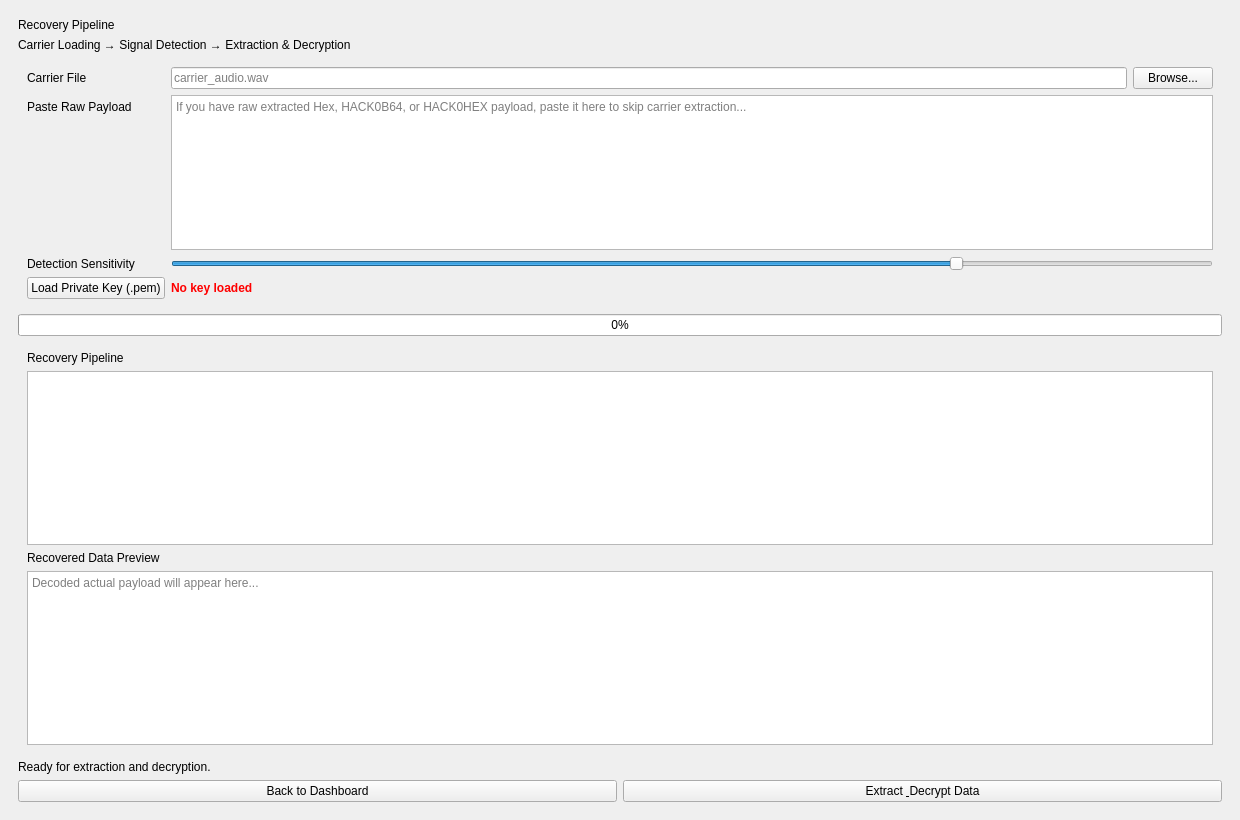
<?xml version="1.0" encoding="UTF-8"?>
<ui version="4.0">
 <class>RecoveryWindow</class>
 <widget class="QMainWindow" name="RecoveryWindow">
  <property name="geometry"><rect><x>0</x><y>0</y><width>1240</width><height>820</height></rect></property>
  <property name="windowTitle"><string>Recovery</string></property>
  <widget class="QWidget" name="centralwidget">
   <layout class="QVBoxLayout" name="verticalLayout">
    <item><widget class="QFrame" name="rootPanel">
      <layout class="QVBoxLayout" name="verticalLayout_2">
       <item><widget class="QLabel" name="titleLabel"><property name="text"><string>Recovery Pipeline</string></property></widget></item>
       <item><widget class="QLabel" name="subTitleLabel"><property name="text"><string>Carrier Loading → Signal Detection → Extraction &amp; Decryption</string></property></widget></item>
       <item><widget class="QFrame" name="card">
         <layout class="QFormLayout" name="formLayout">
          <item row="0" column="0"><widget class="QLabel" name="labelCarrier"><property name="text"><string>Carrier File</string></property></widget></item>
          <item row="0" column="1">
           <layout class="QHBoxLayout" name="horizontalLayoutCarrier">
            <item><widget class="QLineEdit" name="carrierFileInput"><property name="placeholderText"><string>carrier_audio.wav</string></property></widget></item>
            <item><widget class="QPushButton" name="btnBrowseCarrier"><property name="text"><string>Browse...</string></property></widget></item>
           </layout>
          </item>
          <item row="1" column="0"><widget class="QLabel" name="labelPayload"><property name="text"><string>Paste Raw Payload</string></property></widget></item>
          <item row="1" column="1">
            <widget class="QPlainTextEdit" name="rawPayloadInput">
             <property name="placeholderText"><string>If you have raw extracted Hex, HACK0B64, or HACK0HEX payload, paste it here to skip carrier extraction...</string></property>
             <property name="maximumHeight"><number>60</number></property>
            </widget>
          </item>
          <item row="2" column="0"><widget class="QLabel" name="labelSensitivity"><property name="text"><string>Detection Sensitivity</string></property></widget></item>
          <item row="2" column="1"><widget class="QSlider" name="sensitivitySlider"><property name="orientation"><enum>Qt::Horizontal</enum></property><property name="value"><number>75</number></property></widget></item>
          <item row="3" column="0"><widget class="QPushButton" name="btnLoadKey"><property name="text"><string>Load Private Key (.pem)</string></property></widget></item>
          <item row="3" column="1"><widget class="QLabel" name="rsaKeyStatus"><property name="text"><string>No key loaded</string></property><property name="styleSheet"><string>color: red; font-weight: bold;</string></property></widget></item>
         </layout>
       </widget></item>
       <item><widget class="QProgressBar" name="progressBar"><property name="value"><number>0</number></property></widget></item>
       <item>
        <widget class="QFrame" name="card">
         <layout class="QVBoxLayout" name="verticalLayout_3">
          <item><widget class="QLabel" name="pipelineLabel"><property name="text"><string>Recovery Pipeline</string></property></widget></item>
          <item><widget class="QListWidget" name="pipelineList"/></item>
          <item><widget class="QLabel" name="previewLabel"><property name="text"><string>Recovered Data Preview</string></property></widget></item>
          <item><widget class="QPlainTextEdit" name="previewText"><property name="placeholderText"><string>Decoded actual payload will appear here...</string></property></widget></item>
         </layout>
        </widget>
       </item>
       <item><widget class="QLabel" name="statusLabel"><property name="text"><string>Ready for extraction and decryption.</string></property></widget></item>
       <item>
        <layout class="QHBoxLayout" name="horizontalLayout">
         <item><widget class="QPushButton" name="backButton"><property name="text"><string>Back to Dashboard</string></property></widget></item>
         <item><widget class="QPushButton" name="processButton"><property name="text"><string>Extract &amp; Decrypt Data</string></property></widget></item>
        </layout>
       </item>
      </layout>
     </widget>
    </item>
   </layout>
  </widget>
 </widget>
 <resources/>
 <connections/>
</ui>
